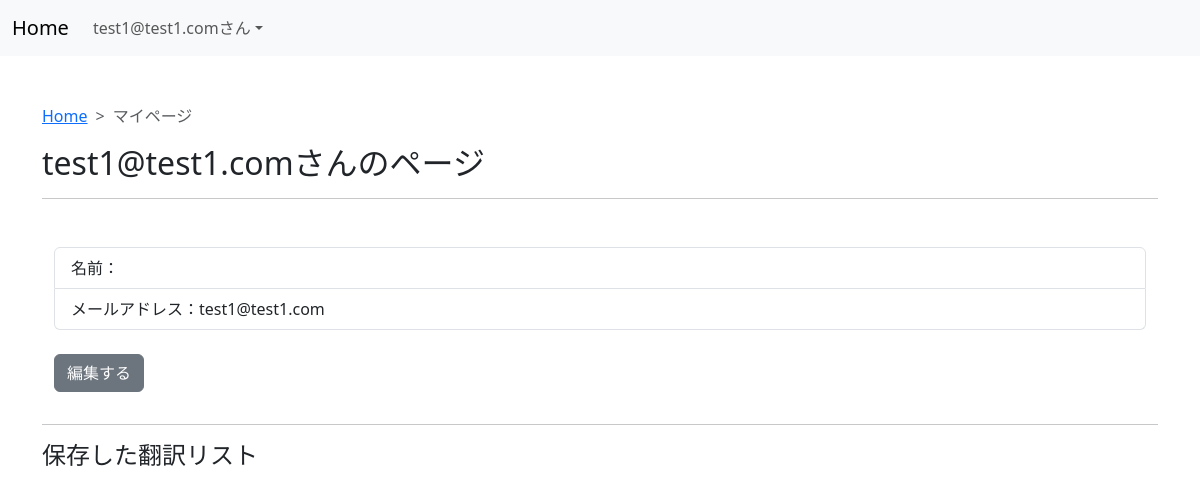
Page /accounts/mypage/1/ (signed in) on the earlier database version.
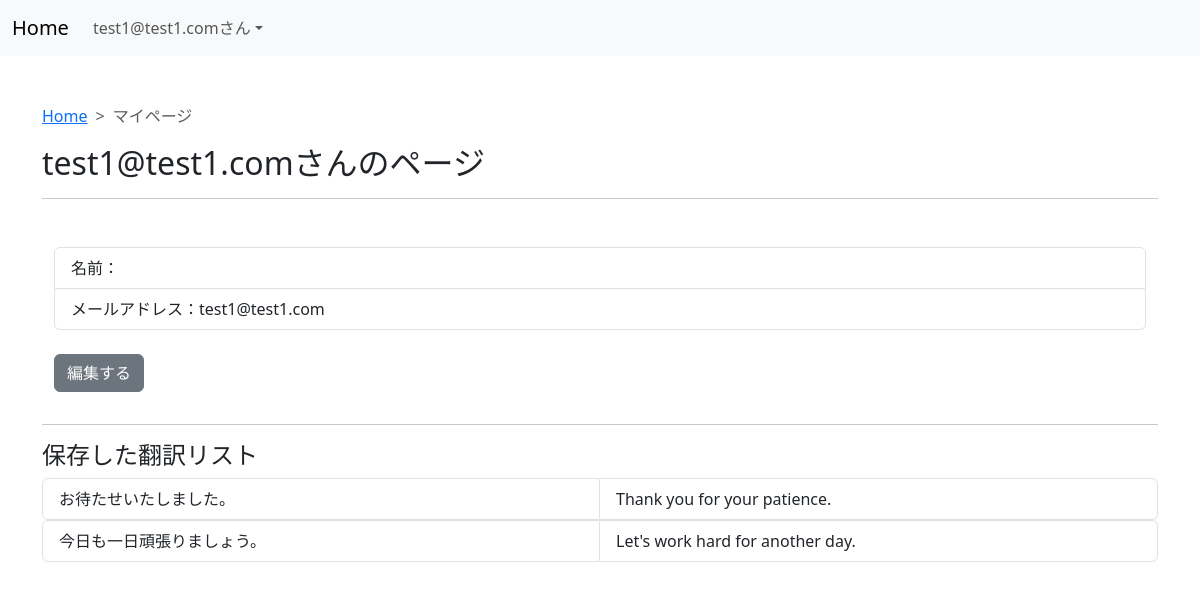
Same page on the later database version.
### translation/models.py (models this page shows, shortened)
class Translation(models.Model):
    user = models.ForeignKey(get_user_model(), verbose_name='ユーザー', on_delete=models.CASCADE)
    text_ja = models.TextField(verbose_name='テキスト日本語')
    text_en = models.TextField(verbose_name='テキスト英語')
    audio_file = models.FileField(upload_to='media/')
    created_at = models.DateTimeField(auto_now_add=True)

### users/views.py (the view)
# urls.py: path('mypage/<int:pk>/', views.MypageView.as_view(), name='mypage'),
class MypageView(LoginRequiredMixin, ListView):
    model = CustomUser
    template_name = 'accounts/mypage.html'
    def get_context_data(self, *args, **kwargs):
        context = super().get_context_data(**kwargs)
        context['translated'] = Translation.objects.filter(user=self.request.user)
        return context

### templates/accounts/mypage.html (shortened to what this page needs)
{% extends 'base.html' %}
{% block content %}
{% include 'header.html' %}
<div class="container my-5">
    <nav style="--bs-breadcrumb-divider: '>';" aria-label="breadcrumb">
        <ol class="breadcrumb">
            <li class="breadcrumb-item"><a href="{% url 'translation:save_transcription' %}">Home</a></li>
            <li class="breadcrumb-item active" aria-current="page">マイページ</li>
        </ol>
    </nav>
    <h2>{{ user }}さんのページ</h2>
    <hr>
    <div class="container my-3">
        <div class="col-md-12 mt-5">
            <ul class="list-group">
                <li class="list-group-item">名前：{{ user.username }}</li>
                <li class="list-group-item">メールアドレス：{{ user.email }}</li>
            </ul>
            <br>
            <a class="btn btn-secondary mb-3" href="{% url 'users:mypage_edit' user.pk %}" role="button">編集する</a>
        </div>
    </div>
    <hr>
    <h4>保存した翻訳リスト</h4>
    {% for text in translated %}
    <ul class="list-group list-group-horizontal">
        <li class="list-group-item col-md-6">{{ text.text_ja }}</li>
        <li class="list-group-item col-md-6">{{ text.text_en }}</li>
    </ul>
    {% endfor %}
{% endblock content %}

Differences in the rows shown:
added Translation: text_ja "お待たせいたしました。", text_en "Thank you for your patience."
added Translation: text_ja "今日も一日頑張りましょう。", text_en "Let's work hard for another day."
